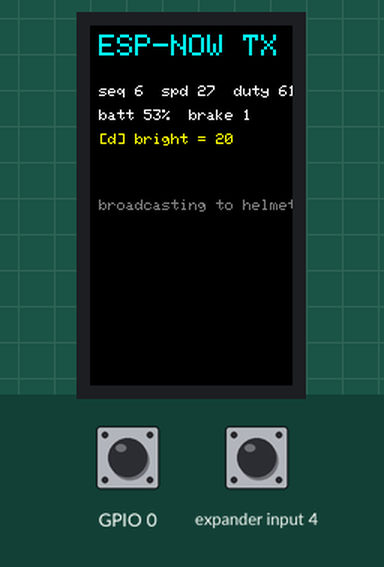
Recording of a sketch running on a simulated ESP32-S3. On the bench: 135×240 colour display. The test bench sets the inputs (shaded band); at power-on: GPIO 0 HIGH, expander input 4 HIGH.

Above: at 0.66 s.
At 5.46 s:
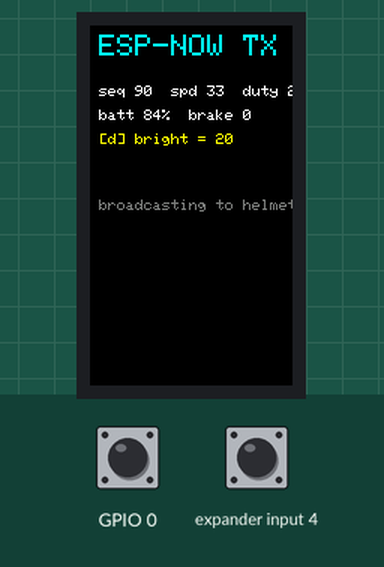
At 10.26 s:
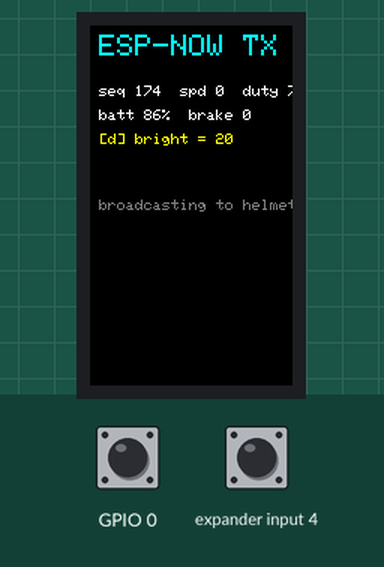
At 20.2 s:
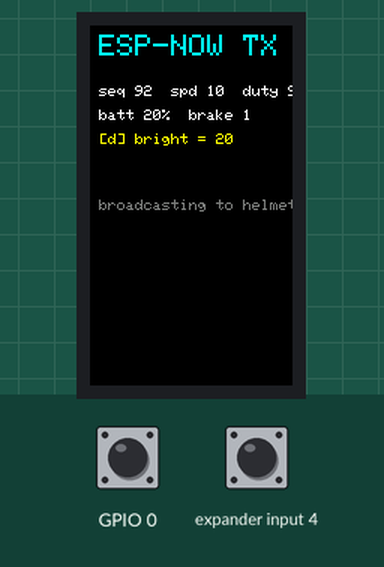
At 29.8 s:
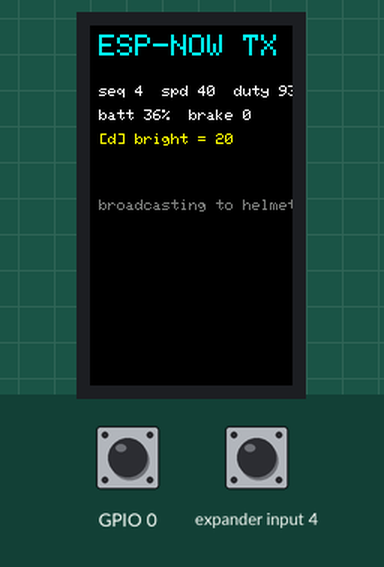
At 39.75 s:
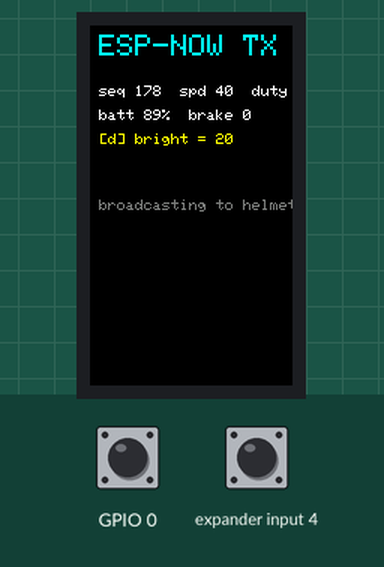

The sketch:

espnow_tx_test.ino
```cpp
// ============================================================================
//  ESP-NOW TX test  (helmet HUD, Phase 0 — bench)
//
//  Broadcasts a FAKE telemetry packet (ramping speed/duty/batt + periodic brake)
//  so we can validate the helmet HUD link + Puzzle render + brake flash WITHOUT
//  touching the production dashboard firmware. Flash to the Cardputer, run the
//  AtomS3R receiver, watch the panel. Then re-flash the dashboard: cardputer/flash.sh
//
//  Flash:  cardputer/flash.sh cardputer/espnow_tx_test
// ============================================================================
#include <M5Cardputer.h>
#include <WiFi.h>
#include <esp_now.h>

#define PKT_MAGIC 0xBE
typedef struct __attribute__((packed)) {
  uint8_t  magic, ver, board_id, flags;
  uint8_t  batt_pct, duty_limit, motor_temp;   // motor_temp in deg C
  uint8_t  bright;                             // LED panel brightness (set by 'd')
  int16_t  speed_x10, duty_x10;
  uint8_t  seq;
} hud_pkt_t;

static const uint8_t BRIGHT_LEVELS[5] = {8, 20, 45, 90, 160};
static int gBrightIdx = 1;

static uint8_t BCAST[6] = {0xFF,0xFF,0xFF,0xFF,0xFF,0xFF};
static uint8_t gSeq = 0;
static uint32_t gLastTx = 0;
static M5Canvas cv(&M5Cardputer.Display);

void setup(){
  auto cfg = M5.config();
  M5Cardputer.begin(cfg, true);
  M5Cardputer.Display.setRotation(1);
  cv.createSprite(240,135);
  Serial.begin(115200);

  WiFi.mode(WIFI_STA);
  WiFi.disconnect();
  esp_now_init();
  esp_now_peer_info_t peer = {};
  memcpy(peer.peer_addr, BCAST, 6);
  peer.channel = 0; peer.encrypt = false;
  esp_now_add_peer(&peer);
}

void loop(){
  M5Cardputer.update();
  // 'd' cycles LED panel brightness (sent to the helmet in the packet)
  if (M5Cardputer.Keyboard.isChange() && M5Cardputer.Keyboard.isPressed()){
    for (auto c : M5Cardputer.Keyboard.keysState().word)
      if (c=='d' || c=='D') gBrightIdx = (gBrightIdx+1) % 5;
  }
  uint32_t now = millis();
  if (now - gLastTx >= 50){            // 20 Hz
    gLastTx = now;
    float t = now/1000.0f;
    hud_pkt_t p;
    p.magic = PKT_MAGIC; p.ver = 1; p.board_id = 1;
    p.batt_pct  = 50 + (int)(40*sinf(t*0.2f));            // 10..90 sweep
    p.duty_limit = 80;
    float spd  = 22 + 23*sinf(t*0.5f);                    // -1..45 km/h sweep (reaches red)
    float duty = 47 + 48*sinf(t*0.7f);                    // -1..95 sweep (reaches cutoff)
    p.speed_x10 = (int16_t)(fmaxf(0,spd)*10);
    p.duty_x10  = (int16_t)(fmaxf(0,duty)*10);
    p.motor_temp = (uint8_t)(45 + 35*sinf(t*0.3f));       // 10..80 C sweep
    p.bright = BRIGHT_LEVELS[gBrightIdx];
    p.flags = ((int)t % 6 < 2) ? 0x01 : 0x00;             // "braking" 2s every 6s
    p.seq = gSeq++;
    esp_now_send(BCAST, (uint8_t*)&p, sizeof(p));

    cv.fillScreen(TFT_BLACK);
    cv.setTextColor(TFT_CYAN); cv.setTextSize(2); cv.setTextDatum(TL_DATUM);
    cv.drawString("ESP-NOW TX test", 6, 6);
    cv.setTextSize(1); cv.setTextColor(TFT_WHITE);
    char b[48];
    snprintf(b,sizeof(b),"seq %u  spd %.0f  duty %.0f", gSeq, spd, duty); cv.drawString(b,6,40);
    snprintf(b,sizeof(b),"batt %d%%  brake %d", p.batt_pct, p.flags&1);   cv.drawString(b,6,56);
    cv.setTextColor(TFT_YELLOW);
    snprintf(b,sizeof(b),"[d] bright = %d", p.bright);                    cv.drawString(b,6,72);
    cv.setTextColor(TFT_DARKGREY); cv.drawString("broadcasting to helmet HUD", 6, 116);
    cv.pushSprite(0,0);
  }
  delay(2);
}
```
